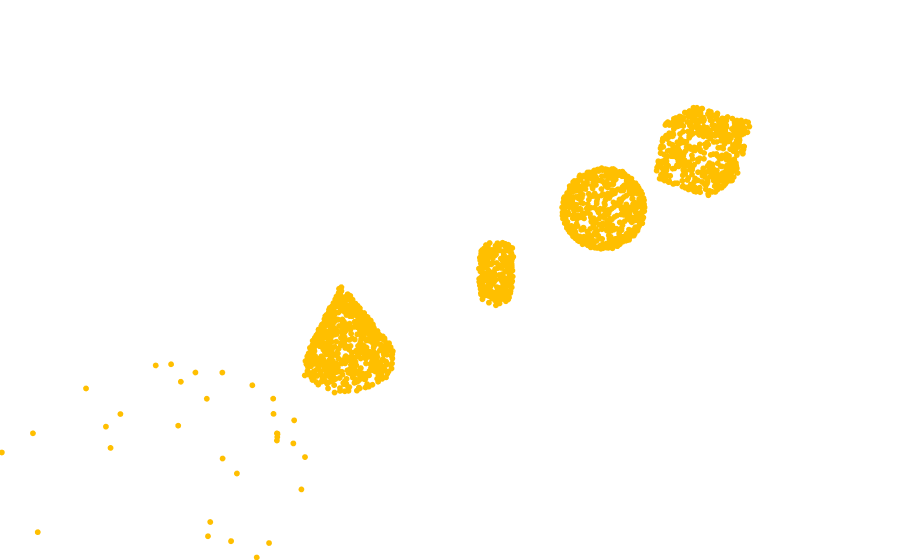

Write notebook code for a chart like this one.
### Code cell
random_figs_pcd = tuple([
    fig['data'][random.randint(0, EX_COUNT)]['iss_pcd'] for fig in primitives.values()
])



DisplayFigs.display_plotly_clouds(random_figs_pcd, non_in_line=True)

### Figure 1 — Plotly figure (JSON) as saved in the notebook; plotly's stock layout.template omitted (floating-point values rounded to 4 significant figures; data arrays with more than 128 entries replaced by an {"elided": "..."} marker saying what was removed)
{"data": [{"marker": {"color": {"elided": "480 str values"}, "size": 2}, "mode": "markers", "name": "", "showlegend": false, "type": "scatter3d", "x": {"elided": "480 float values"}, "y": {"elided": "480 float values"}, "z": {"elided": "480 float values"}}, {"marker": {"color": {"elided": "546 str values"}, "size": 2}, "mode": "markers", "name": "", "showlegend": false, "type": "scatter3d", "x": {"elided": "546 float values"}, "y": {"elided": "546 float values"}, "z": {"elided": "546 float values"}}, {"marker": {"color": {"elided": "229 str values"}, "size": 2}, "mode": "markers", "name": "", "showlegend": false, "type": "scatter3d", "x": {"elided": "229 float values"}, "y": {"elided": "229 float values"}, "z": {"elided": "229 float values"}}, {"marker": {"color": {"elided": "568 str values"}, "size": 2}, "mode": "markers", "name": "", "showlegend": false, "type": "scatter3d", "x": {"elided": "568 float values"}, "y": {"elided": "568 float values"}, "z": {"elided": "568 float values"}}, {"marker": {"color": ["rgb(255,191,0)", "rgb(255,191,0)", "rgb(255,191,0)", "rgb(255,191,0)", "rgb(255,191,0)", "rgb(255,191,0)", "rgb(255,191,0)", "rgb(255,191,0)", "rgb(255,191,0)", "rgb(255,191,0)", "rgb(255,191,0)", "rgb(255,191,0)", "rgb(255,191,0)", "rgb(255,191,0)", "rgb(255,191,0)", "rgb(255,191,0)", "rgb(255,191,0)", "rgb(255,191,0)", "rgb(255,191,0)", "rgb(255,191,0)", "rgb(255,191,0)", "rgb(255,191,0)", "rgb(255,191,0)", "rgb(255,191,0)", "rgb(255,191,0)", "rgb(255,191,0)", "rgb(255,191,0)", "rgb(255,191,0)", "rgb(255,191,0)", "rgb(255,191,0)", "rgb(255,191,0)", "rgb(255,191,0)", "rgb(255,191,0)", "rgb(255,191,0)", "rgb(255,191,0)", "rgb(255,191,0)", "rgb(255,191,0)", "rgb(255,191,0)", "rgb(255,191,0)", "rgb(255,191,0)", "rgb(255,191,0)", "rgb(255,191,0)", "rgb(255,191,0)", "rgb(255,191,0)", "rgb(255,191,0)", "rgb(255,191,0)", "rgb(255,191,0)", "rgb(255,191,0)", "rgb(255,191,0)", "rgb(255,191,0)", "rgb(255,191,0)", "rgb(255,191,0)", "rgb(255,191,0)", "rgb(255,191,0)"], "size": 2}, "mode": "markers", "name": "", "showlegend": false, "type": "scatter3d", "x": [11.08, 10.27, 11.04, 10.27, 11.78, 10.76, 12.52, 10.44, 11.5, 13.11, 13.78, 13.34, 13.14, 10.6, 13.77, 10.22, 11.22, 10.97, 13.79, 12.88, 10.59, 11.88, 13.4, 13.0, 11.71, 11.88, 10.9, 10.62, 10.64, 13.29, 12.53, 13.42, 11.78, 10.52, 13.09, 10.2, 13.4, 13.84, 12.54, 11.68, 10.6, 13.6, 10.63, 11.39, 10.59, 11.5, 13.82, 11.2, 11.81, 11.2, 10.36, 13.38, 12.78, 12.96], "y": [0.2516, 0.1514, -1.312, 0.4613, -1.837, -0.7827, 1.539, 0.4609, 1.043, 1.228, 0.2452, 0.7718, 0.8884, 1.105, 0.2517, 0.4928, -0.5482, -0.7671, 0.02375, -1.638, 0.7781, -0.9728, 0.9131, 0.7852, 1.314, -1.258, -1.18, 0.8101, 0.8395, 0.7477, 1.217, 0.4813, 1.306, -0.5678, -1.511, -0.5192, 0.6356, -0.007834, -1.16, -0.9847, 0.7723, 0.9635, -1.058, 1.375, 0.7737, 1.044, -0.3438, 0.9174, 1.447, 1.304, 0.8681, 0.498, 0.9579, -0.5238], "z": [-0.03107, 0.2986, 0.3973, -0.2529, 0.1441, 0.4428, 0.3911, 0.3976, -0.371, -0.3835, 0.2562, -0.4468, 0.4516, -0.2524, 0.2505, 0.1419, 0.01514, 0.4342, -0.264, -0.001241, 0.4184, 0.1793, 0.3703, 0.4393, 0.4597, -0.428, 0.4095, 0.4145, 0.4024, -0.4544, 0.4545, -0.4461, -0.4276, 0.422, 0.02953, 0.0174, -0.4255, 0.1729, 0.4414, 0.2382, 0.4286, 0.06209, -0.306, -0.4277, 0.4238, -0.371, 0.03734, 0.3908, 0.4665, -0.4509, -0.09165, -0.4567, 0.4254, -0.3204]}], "layout": {"margin": {"b": 0, "l": 0, "r": 0, "t": 0}, "scene": {"aspectmode": "data", "xaxis": {"visible": false}, "yaxis": {"visible": false}, "zaxis": {"visible": false}}, "showlegend": false}}
